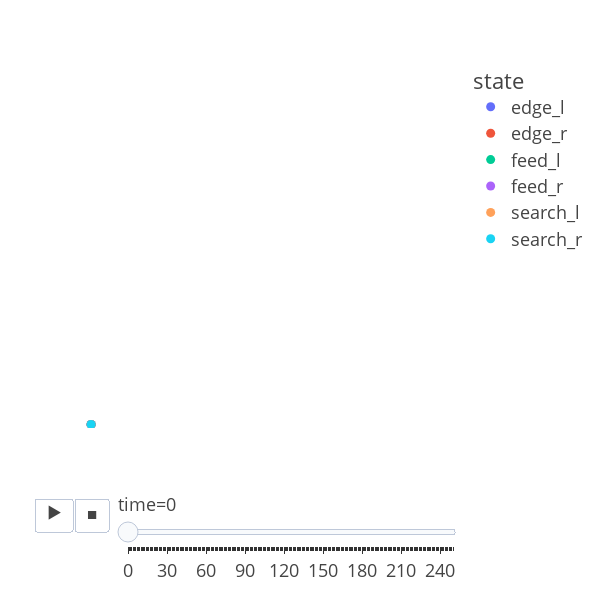

The cell this chart's notebook holds for it:
### Code cell
ft.animate_foragers(
    loc_subset,
    # loc_all,
    plot_rewards=True,  #TODO fix this
    width=600,
    height=600,
    point_size=10,
    color_by_state=True,
)
